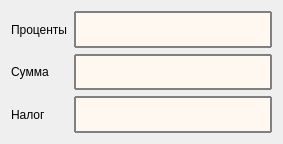
<?xml version="1.0" encoding="UTF-8"?>
<ui version="4.0">
 <class>Deposit</class>
 <widget class="QDialog" name="Deposit">
  <property name="geometry">
   <rect>
    <x>0</x>
    <y>0</y>
    <width>283</width>
    <height>144</height>
   </rect>
  </property>
  <property name="windowTitle">
   <string>Депозитный калькулятор</string>
  </property>
  <layout class="QGridLayout" name="gridLayout">
   <item row="0" column="0">
    <widget class="QLabel" name="label_3">
     <property name="text">
      <string>Проценты</string>
     </property>
    </widget>
   </item>
   <item row="0" column="1">
    <widget class="QLineEdit" name="percent">
     <property name="sizePolicy">
      <sizepolicy hsizetype="Expanding" vsizetype="Expanding">
       <horstretch>0</horstretch>
       <verstretch>0</verstretch>
      </sizepolicy>
     </property>
     <property name="minimumSize">
      <size>
       <width>70</width>
       <height>20</height>
      </size>
     </property>
     <property name="sizeIncrement">
      <size>
       <width>0</width>
       <height>0</height>
      </size>
     </property>
     <property name="styleSheet">
      <string notr="true">QLineEdit {
    border: 2px solid gray;
    border-radius: 1px;
    padding: 0 8px;
    background: #FFF8F0;
    selection-background-color: darkgray;
}</string>
     </property>
     <property name="text">
      <string/>
     </property>
     <property name="readOnly">
      <bool>true</bool>
     </property>
    </widget>
   </item>
   <item row="1" column="0">
    <widget class="QLabel" name="label">
     <property name="text">
      <string>Сумма</string>
     </property>
    </widget>
   </item>
   <item row="1" column="1">
    <widget class="QLineEdit" name="sum">
     <property name="sizePolicy">
      <sizepolicy hsizetype="Expanding" vsizetype="Expanding">
       <horstretch>0</horstretch>
       <verstretch>0</verstretch>
      </sizepolicy>
     </property>
     <property name="minimumSize">
      <size>
       <width>70</width>
       <height>20</height>
      </size>
     </property>
     <property name="sizeIncrement">
      <size>
       <width>0</width>
       <height>0</height>
      </size>
     </property>
     <property name="styleSheet">
      <string notr="true">QLineEdit {
    border: 2px solid gray;
    border-radius: 1px;
    padding: 0 8px;
    background: #FFF8F0;
    selection-background-color: darkgray;
}</string>
     </property>
     <property name="text">
      <string/>
     </property>
     <property name="readOnly">
      <bool>true</bool>
     </property>
    </widget>
   </item>
   <item row="2" column="0">
    <widget class="QLabel" name="label_2">
     <property name="text">
      <string>Налог</string>
     </property>
    </widget>
   </item>
   <item row="2" column="1">
    <widget class="QLineEdit" name="nalog">
     <property name="sizePolicy">
      <sizepolicy hsizetype="Expanding" vsizetype="Expanding">
       <horstretch>0</horstretch>
       <verstretch>0</verstretch>
      </sizepolicy>
     </property>
     <property name="minimumSize">
      <size>
       <width>70</width>
       <height>20</height>
      </size>
     </property>
     <property name="sizeIncrement">
      <size>
       <width>0</width>
       <height>0</height>
      </size>
     </property>
     <property name="styleSheet">
      <string notr="true">QLineEdit {
    border: 2px solid gray;
    border-radius: 1px;
    padding: 0 8px;
    background: #FFF8F0;
    selection-background-color: darkgray;
}</string>
     </property>
     <property name="text">
      <string/>
     </property>
     <property name="readOnly">
      <bool>true</bool>
     </property>
    </widget>
   </item>
  </layout>
 </widget>
 <resources/>
 <connections/>
</ui>
